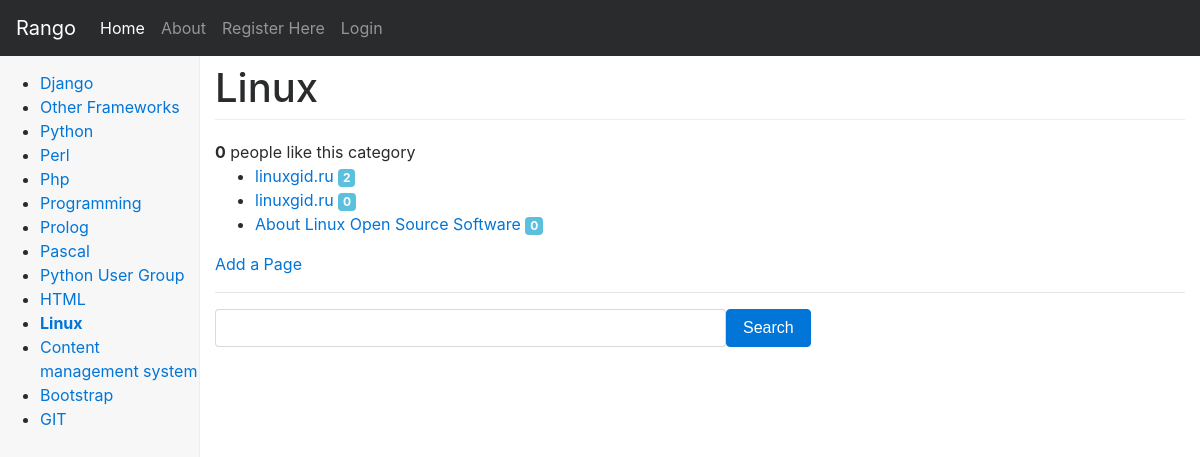
Page /rango/category/linux/ on the earlier database version.
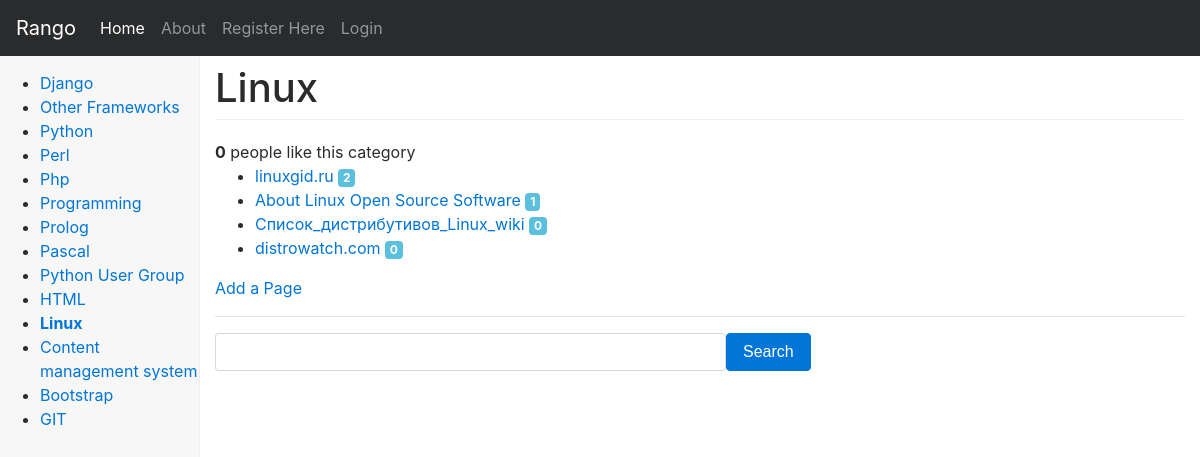
Same page on the later database version.
### rango/models.py (models this page shows, shortened)
class Category(models.Model):
    name = models.CharField(max_length=MAX_LENGTH_128, unique=True)
    views = models.PositiveIntegerField(default=0)
    likes = models.PositiveIntegerField(default=0)
    slug = models.SlugField(unique=True)
    class Meta:
        verbose_name_plural = "Categories"

class Page(models.Model):
    category = models.ForeignKey(Category)
    title = models.CharField(max_length=MAX_LENGTH_128)
    url = models.URLField(max_length=MAX_LENGTH_200)
    views = models.PositiveIntegerField(default=0)

### rango/views.py (the view)
def show_category(request, category_name_slug):
    context_dict = {}
    try:
        category = Category.objects.get(slug=category_name_slug)
        pages = Page.objects.filter(category=category).order_by('-views')
        context_dict['pages'] = pages
        context_dict['category'] = category
    except Category.DoesNotExist:
        context_dict['category'] = None
        context_dict['pages'] = None
    result_list = []
    if request.method == 'POST':
        query = request.POST['query'].strip()
        if query:
            result_list = run_query_bing(query)
    context_dict['result_list'] = result_list
    return render(request, 'rango/category.html', context_dict)

### rango/templatetags/rango_template_tags.py (called while the page is built)
@register.inclusion_tag('rango/cats.html')
def get_category_list(cat=None):
    return {'cats': Category.objects.all(),
            'act_cat': cat}

### templates/rango/category.html (shortened to what this page needs)
{% extends 'rango/base.html' %}
{% load staticfiles %}
{% block body_block %}
<div>
    {% if category %}
        <h1>{{ category.name }}</h1>
        <div>
            <strong id="like_count">{{ category.likes }}</strong>
            people like this category
        </div>
        <div id="pages">
            {% if pages %}
                <ul>
                    {% for page in pages %}
                        <li><a href="{% url 'rango:goto' %}?page_id={{page.id}}" target="_blank">
                            {{ page.title }}</a>
                            <span class="badge badge-info">
                                {{ page.views }}
                            </span>
                        </li>
                    {% endfor %}
                </ul>
            {% else %}
                <strong>No pages currently in category.</strong>
            {% endif %}
    {% else %}
        The specified category does not exist!
    {% endif %}
        </div>
        <a href="{% url 'rango:add_page' category.slug %}">Add a Page</a>
</div>
<hr>
<div>
    <form class="form-inline" id="user_form"
        method="post" action="{% url 'rango:show_category' category.slug %}">
        <div class="form-group">
            <input class="form-control" type="text" size="50"
                   name="query" value="{{ query }}" id="query"/>
        </div>
        <button class="btn btn-primary" type="submit" name="submit"
            value="Search">Search
        </button>
    </form>
</div>
{% endblock %}

### templates/rango/cats.html
<ul>
    {% if cats %}
        {% for c in cats %}
            {% if c == act_cat %}
                <li>
                    <strong>
                        <a href="{% url 'rango:show_category' c.slug %}">{{ c.name }}</a>
                    </strong>
                </li>
            {% else %}
                <li>
                    <a href="{% url 'rango:show_category' c.slug %}">{{ c.name }}</a>
                </li>
            {% endif %}
        {% endfor %}
    {% else %}
        <li><strong>There are no categories present.</strong></li>
    {% endif %}
</ul>

Differences in the rows shown:
removed Page: title "linuxgid.ru", views "0"
changed Page "About Linux Open Source Software": views "0" → "1"
added Page: title "Список_дистрибутивов_Linux_wiki", views "0"
added Page: title "distrowatch.com", views "0"
